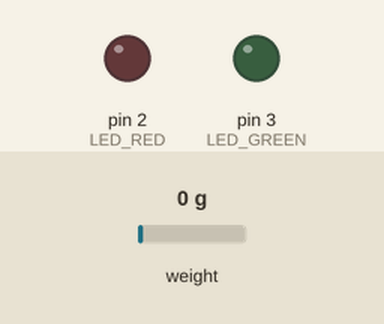
Bench run of a sketch on a simulated Arduino Uno, built with avr-gcc and run on an emulated ATmega328P. Parts: output pins drawn as LEDs (lit = HIGH). Inputs (shaded band) come from the test bench; at power-on: weight on the scale 0 g. Storage starts empty; what the sketch prints to the serial monitor is not drawn.

Above: at 0.2 s.
At 2.6 s:
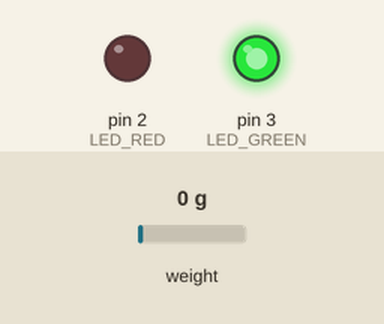
Timing chart, 0 to 4.1 s (numbered marks = the images above):
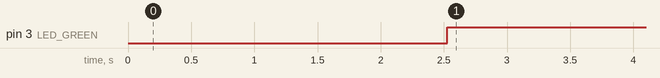

The sketch:

Rocket_thrust.ino
```cpp
#include <SD.h>
#include <SPI.h>
#include <HX711_ADC.h>
#if defined(ESP8266) || defined(ESP32) || defined(AVR)
#include <EEPROM.h>
#endif

// Pin definitions
const int HX711_DOUT = 4;     // HX711 DT
const int HX711_SCK = 5;      // HX711 SCK
const int LED_RED = 2;
const int LED_GREEN = 3;
const int SD_CS = 10;         // SD card Chip Select (Uno SPI: 10 for CS)

// Global variables
HX711_ADC LoadCell(HX711_DOUT, HX711_SCK);
float loadCellReading;
float timeCounter = 0;
bool sdInitialized = false;
File dataFile;

void setup() {
  Serial.begin(57600);
  delay(100);

  // Initialize LED pins
  pinMode(LED_RED, OUTPUT);
  pinMode(LED_GREEN, OUTPUT);

  // Initialize SD card
  pinMode(SD_CS, OUTPUT);
  if (SD.begin(SD_CS)) {
    Serial.println("SD card initialized.");
    sdInitialized = true;
    if (SD.exists("Data.txt")) {
      SD.remove("Data.txt");
    }
  } else {
    Serial.println("ERROR: SD card failed to initialize.");
    sdInitialized = false;
  }

  // Initialize Load Cell
  LoadCell.begin();
  bool tare = true;
  unsigned long stabilizingTime = 2000;
  LoadCell.start(stabilizingTime, tare);
  LoadCell.setCalFactor(213.11);  // Replace with your calibration factor,Adjust the setCalFactor() with your real calibration value from testing.
}

void loop() {
  if (!sdInitialized) {
    digitalWrite(LED_RED, HIGH);
    digitalWrite(LED_GREEN, LOW);
    return;
  }

  // SD card is ready
  dataFile = SD.open("Data.txt", FILE_WRITE);
  if (!dataFile) {
    Serial.println("ERROR: Unable to open Data.txt.");
    digitalWrite(LED_RED, HIGH);
    digitalWrite(LED_GREEN, LOW);
    return;
  }

  digitalWrite(LED_RED, LOW);
  digitalWrite(LED_GREEN, HIGH);

  // Main logging loop
  while (true) {
    LoadCell.update();
    loadCellReading = LoadCell.getData();

    if (loadCellReading >= 2.0) {
      timeCounter += 0.1;

      dataFile.print(timeCounter);
      dataFile.print(",");
      dataFile.println(loadCellReading);

      delay(100);  // Log every 100 ms
    }

    if (loadCellReading <= -2.0) {
      dataFile.close();
      Serial.println("Logging ended. File closed.");
      sdInitialized = false;
      return;
    }
  }
}
```

Measured:
- by itself, pin 3 (LED_GREEN): LOW → HIGH at 2.5 s
